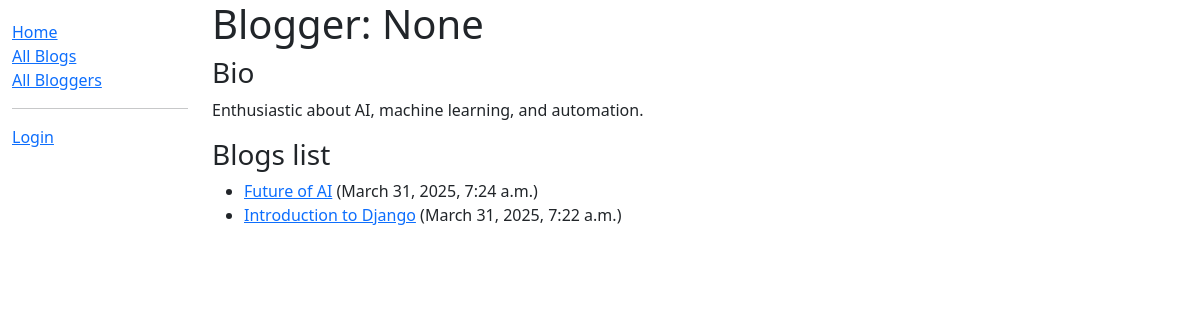
Page /blog/authors/3 on the earlier database version.
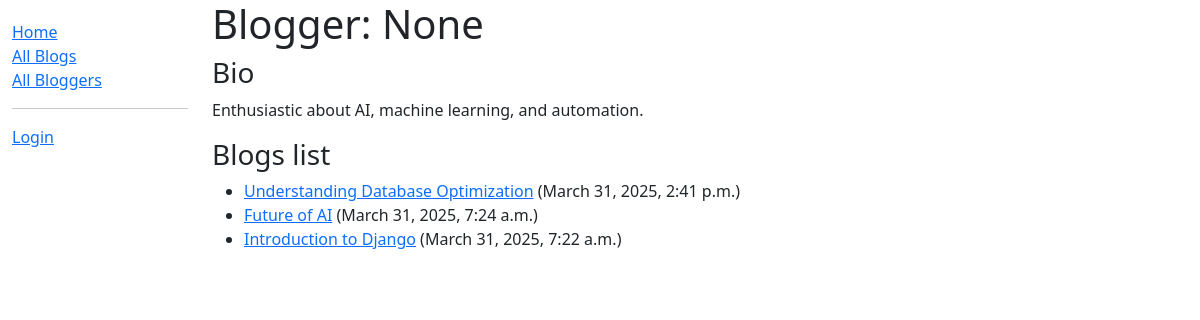
Same page on the later database version.
### blog/models.py (models this page shows, shortened)
class Blog(models.Model):
    title = models.CharField(max_length=100)
    author = models.ForeignKey(
        Author, on_delete=models.SET_NULL, null=True)
    content = models.TextField(
        max_length=2000, help_text='Enter the blog content')
    post_date = models.DateField(default=date.today)
    class Meta:
        ordering = ['-post_date']
    def get_absolute_url(self):
        return reverse('blog_detail', args=[str(self.pk)])

### blog/views.py (the view)
# urls.py: path('authors/<int:pk>', views.BlogListbyAuthorView.as_view(), name='author_detail'),
class BlogListbyAuthorView(ListView):
    model = Blog
    template_name = 'blog/author_blogs.html'
    def get_queryset(self):
        return Blog.objects.filter(author=self.kwargs['pk'])
    def get_context_data(self, **kwargs):
        context = super().get_context_data(**kwargs)
        context['author'] = get_object_or_404(Author, pk=self.kwargs['pk'])
        return context

### blog/templates/blog/author_blogs.html
{% extends "base_generic.html" %}
{% block content %}
<h1>Blogger: {{author.name}}</h1>
<h3>Bio</h3>
<p>{{author.bio}}</p>
{% if blog_list %}
<h3>Blogs list</h3>
<ul>
    {% for blog in blog_list %}
    <li>
        <a href="{{ blog.get_absolute_url }}">{{ blog.title }}</a> ({{blog.post_date}})</a>
    </li>
    {% endfor %}
</ul>
{% else %}
<p>This blogger hasn't posted anything yet.</p>
{% endif %}
{% endblock %}

Differences in the rows shown:
added Blog: title "Understanding Database Optimization", post_date "March 31, 2025, 2:41 p.m."
